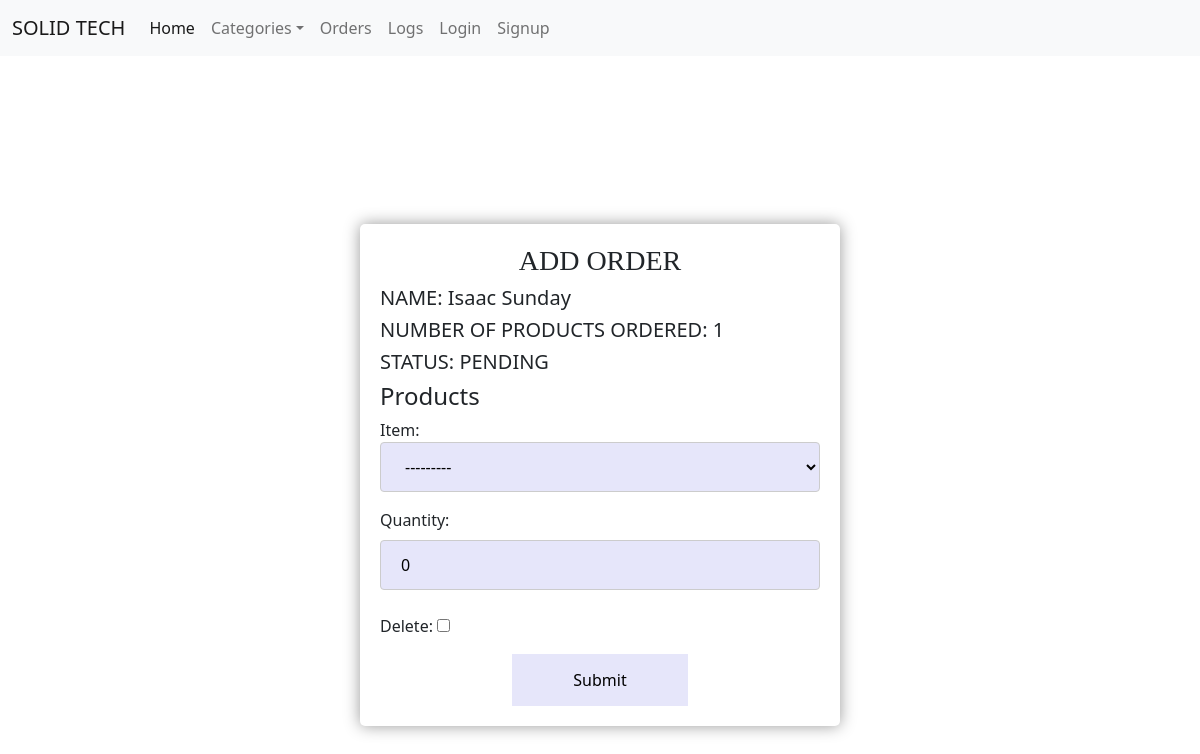
The page /seller/add/orderitem/1 on the database its author committed.
### Sellers/models.py (models this page shows, shortened)
class Order(models.Model):
    seller = models.ForeignKey(user,on_delete=models.DO_NOTHING)
    name = models.CharField(max_length=1000000)
    num_of_product = models.IntegerField(max_length=100000)
    created_at = models.DateField(auto_now_add=True)
    completed = models.BooleanField(default=False, )
    status = models.CharField(max_length=200,blank=True,null=True)

### Sellers/views.py (the view, shortened to what this page needs)
# urls.py: path('add/orderitem/<int:pk>',views.add_orderitems, name='addorderitems'),
def add_orderitems(request, pk):
    context = {}
    obj = get_object_or_404(Order, pk=pk)
    orderItemFormset = inlineformset_factory(Order, OrderItem, fields=('item', 'quantity',), extra=obj.num_of_product)
    context['formset'] = orderItemFormset
    context['obj'] = obj
    return render(request, "seller/add_orderitems.html", context)

### Warehouse/models.py (called while the page is built)
    def __str__(self):
        if self.parent == None:
            return f'{self.name}'
        else:
            return f'{self.name}-{self.parent}'

    def __str__(self):
        if self.category.parent == None:
            return f'{self.name}-{self.category}'
        else:
            return f'{self.name}-{self.category.parent}'

### utils/context_processors.py (called while the page is built)
def navbar_categories(request):
    categories = Category.objects.all()
    category = Category.objects.filter(parent=None)
    log = Log.objects.all().order_by('-id')[:10]
    return {'navbar_categories':categories,'category':category,'log':log}

### Sellers/templates/seller/add_orderitems.html (shortened to what this page needs)
{% extends 'base.html' %}
    {% block title %}
        {% load static %}
        <link rel="stylesheet" href="{% static 'css/form.css' %}">
        <link href="https://cdn.jsdelivr.net/npm/bootstrap@5.2.2/dist/css/bootstrap.min.css" rel="stylesheet"
>
    {% endblock %}
{% block content %}
    <br>
    <br>
    <div id="form">
        <h3 id="header">ADD ORDER</h3>
        <form method="post">
            <h5>NAME: {{ obj.name }}</h5>
            <h5>NUMBER OF PRODUCTS ORDERED: {{ obj.num_of_product }}</h5>
            <h5>STATUS: {{ obj.status }}</h5>
            <h4>Products</h4>
            {% for forms in formset %}
                {{ forms.as_p }}
            {% endfor %}
            <div id="button">
                <button type="submit">Submit</button>
            </div>
        </form>
    </div>
    <br>
{% endblock %}

### static/css/form.css (style rules this page uses)
body { background-color: #E6E6FA; font-family: SansSerif, serif; }
#header { text-align: center; font-family: SansSerif, serif; }
#form { border-radius: 5px; background-color: white; padding: 20px; width: 40%; margin-left: 30%; margin-top: 10%; box-shadow: hsl(0,0%,60%) 0 0 16px; }
input[type=text],select { width: 100%; padding: 12px 20px; margin: 8px 0; display: inline-block; border: 1px solid #ccc; border-radius: 4px; box-sizing: border-box; background-color: #E6E6FA; }
input[type=password],select { width: 100%; padding: 12px 20px; margin: 8px 0; display: inline-block; border: 1px solid #ccc; border-radius: 4px; box-sizing: border-box; background-color: #E6E6FA; }
input[type=number],select { width: 100%; padding: 12px 20px; margin: 8px 0; display: inline-block; border: 1px solid #ccc; border-radius: 4px; box-sizing: border-box; background-color: #E6E6FA; }
button { width: 40%; background-color: #E6E6FA; color: black; padding: 14px 20px; margin: 8px 0; border: none; border-radius: 4px; cursor: pointer; }
#button { text-align: center; }

### rows shown on the page
Order: name "Isaac Sunday", num_of_product "1", status "PENDING"
